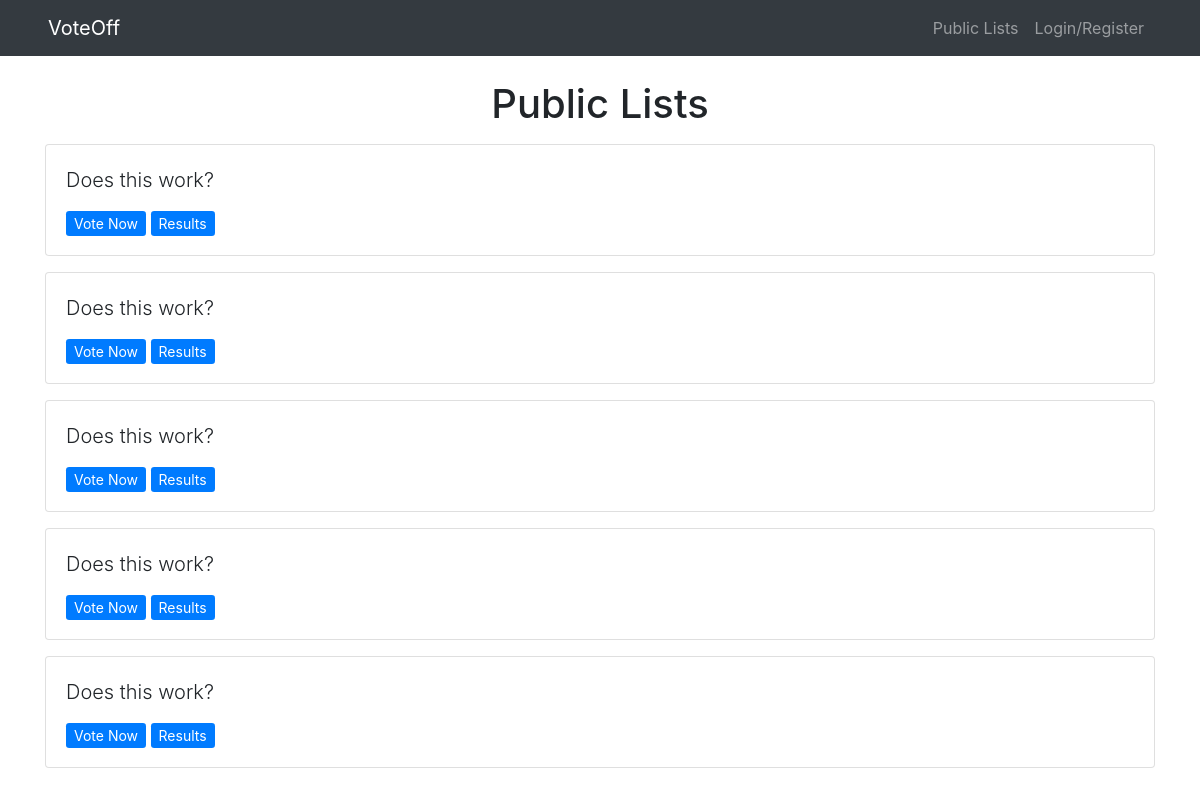
The page /lists/ on the database as committed earlier.
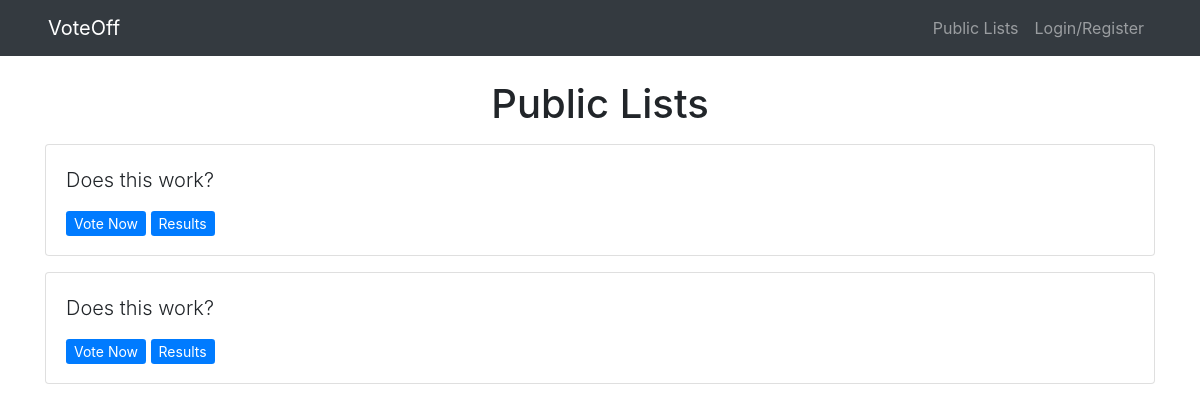
The same page on the database as committed later.
### lists/models.py (models this page shows, shortened)
class Question(models.Model):
    question_text = models.CharField(max_length=200)
    pub_date = models.DateTimeField(auto_now_add=True)
    public = models.BooleanField(default=False)
    creator = models.ForeignKey(User, on_delete=models.CASCADE)

### lists/views.py (the view)
# urls.py: path('lists/', views.index, name='index'),
def index(request):
    user_questions = Question.objects.filter(public=True)
    latest_question_list = user_questions.order_by('-pub_date')[:5]
    context = {'latest_question_list': latest_question_list}
    return render(request, 'lists/index.html', context)

### lists/templates/lists/index.html
{% extends 'base.html' %}
{% load static %}
{% block extrahead %}
<link rel="stylesheet" type="text/css" href="{% static 'css/lists.css' %}">
{% endblock %}
{% block content %}
<h1 class="text-center mb-3">Public Lists</h1>
{% if latest_question_list %}
    {% for question in latest_question_list %}
        <div class="card mb-3">
            <div class="card-body">
                <p class="lead">{{ question.question_text }}</p>
                <a href="{% url 'lists:detail' question.id %}" class="btn-primary btn-sm">Vote Now</a>
                <a href="{% url 'lists:results' question.id %}" class="btn-primary btn-sm">Results</a>
            </div>
        </div>
    {% endfor %}
{% else %}
    <p>No lists available</p>
{% endif %}
{% endblock %}

Rows that differ between the two databases and show on the page:
removed Question: question_text "Does this work?"
removed Question: question_text "Does this work?"
removed Question: question_text "Does this work?"
